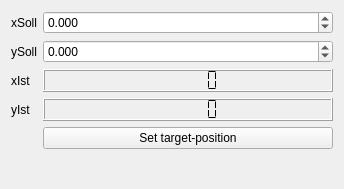
<?xml version="1.0" encoding="UTF-8"?>
<ui version="4.0">
 <class>PositionControllerWidget</class>
 <widget class="QWidget" name="PositionControllerWidget">
  <property name="geometry">
   <rect>
    <x>0</x>
    <y>0</y>
    <width>344</width>
    <height>189</height>
   </rect>
  </property>
  <property name="windowTitle">
   <string>PositionControllerWidget</string>
  </property>
  <layout class="QFormLayout" name="formLayout">
   <property name="fieldGrowthPolicy">
    <enum>QFormLayout::AllNonFixedFieldsGrow</enum>
   </property>
   <item row="1" column="1">
    <widget class="QDoubleSpinBox" name="xTargetPosition">
     <property name="decimals">
      <number>3</number>
     </property>
     <property name="minimum">
      <double>-99.989999999999995</double>
     </property>
     <property name="singleStep">
      <double>0.010000000000000</double>
     </property>
    </widget>
   </item>
   <item row="1" column="0">
    <widget class="QLabel" name="label_2">
     <property name="text">
      <string>xSoll</string>
     </property>
    </widget>
   </item>
   <item row="2" column="0">
    <widget class="QLabel" name="label">
     <property name="text">
      <string>ySoll</string>
     </property>
    </widget>
   </item>
   <item row="2" column="1">
    <widget class="QDoubleSpinBox" name="yTargetPosition">
     <property name="decimals">
      <number>3</number>
     </property>
     <property name="minimum">
      <double>-99.989999999999995</double>
     </property>
     <property name="singleStep">
      <double>0.010000000000000</double>
     </property>
    </widget>
   </item>
   <item row="3" column="1">
    <widget class="QLCDNumber" name="xRobotPosition">
     <property name="numDigits">
      <number>6</number>
     </property>
     <property name="segmentStyle">
      <enum>QLCDNumber::Flat</enum>
     </property>
    </widget>
   </item>
   <item row="3" column="0">
    <widget class="QLabel" name="label_3">
     <property name="text">
      <string>xIst</string>
     </property>
    </widget>
   </item>
   <item row="4" column="0">
    <widget class="QLabel" name="label_4">
     <property name="text">
      <string>yIst</string>
     </property>
    </widget>
   </item>
   <item row="4" column="1">
    <widget class="QLCDNumber" name="yRobotPosition">
     <property name="numDigits">
      <number>6</number>
     </property>
     <property name="segmentStyle">
      <enum>QLCDNumber::Flat</enum>
     </property>
    </widget>
   </item>
   <item row="6" column="1">
    <widget class="QPushButton" name="startButton">
     <property name="text">
      <string>Set target-position</string>
     </property>
    </widget>
   </item>
  </layout>
 </widget>
 <resources/>
 <connections/>
</ui>
